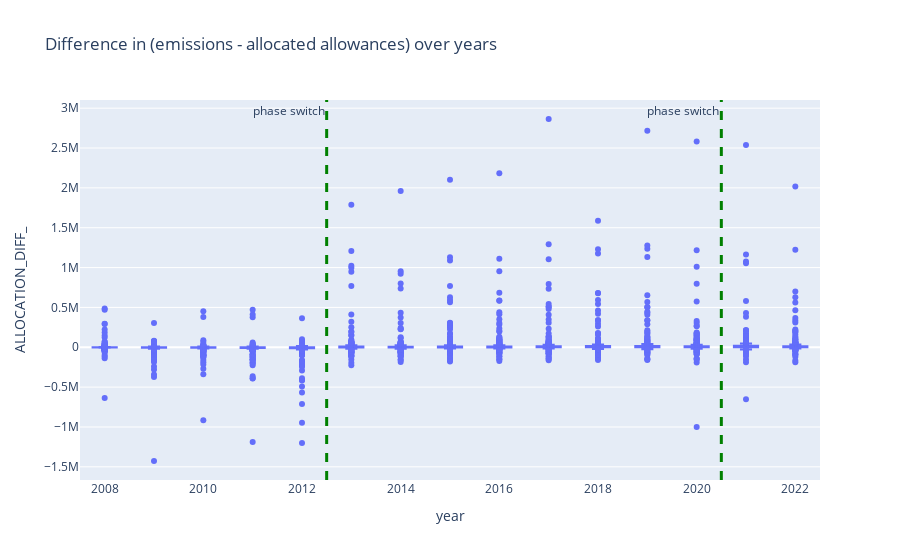

The code cell stored with this chart in its notebook:
### Code cell
import plotly.express as px
fig = px.box(df_free_allowances_melted, y="ALLOCATION_DIFF_", x='year', hover_data=['INSTALLATION_NAME'], title='Difference in (emissions - allocated allowances) over years')
# add vertical line between year 2012 and 2013 labeled 'phase switch'
fig.add_vline(x=2012.5, line_width=3, line_dash="dash", line_color="green", annotation_text="phase switch", annotation_position="top left")
fig.add_vline(x=2020.5, line_width=3, line_dash="dash", line_color="green", annotation_text="phase switch", annotation_position="top left")
fig.show()

### Figure 1 — Plotly figure (JSON) as saved in the notebook; plotly's stock layout.template omitted (floating-point values rounded to 4 significant figures; data arrays with more than 128 entries replaced by an {"elided": "..."} marker saying what was removed)
{"data": [{"alignmentgroup": "True", "customdata": {"elided": "3510x1 mixed values"}, "hovertemplate": "year=%{x}<br>ALLOCATION_DIFF_=%{y}<br>INSTALLATION_NAME=%{customdata[0]}<extra></extra>", "legendgroup": "", "marker": {"color": "#636efa"}, "name": "", "notched": false, "offsetgroup": "", "orientation": "v", "showlegend": false, "type": "box", "x": {"elided": "3510 int values"}, "x0": " ", "xaxis": "x", "y": {"elided": "3510 int values"}, "y0": " ", "yaxis": "y"}], "layout": {"annotations": [{"showarrow": false, "text": "phase switch", "x": 2012.0, "xanchor": "right", "xref": "x", "y": 1, "yanchor": "top", "yref": "y domain"}, {"showarrow": false, "text": "phase switch", "x": 2020.0, "xanchor": "right", "xref": "x", "y": 1, "yanchor": "top", "yref": "y domain"}], "boxmode": "group", "legend": {"tracegroupgap": 0}, "shapes": [{"line": {"color": "green", "dash": "dash", "width": 3}, "type": "line", "x0": 2012.0, "x1": 2012.0, "xref": "x", "y0": 0, "y1": 1, "yref": "y domain"}, {"line": {"color": "green", "dash": "dash", "width": 3}, "type": "line", "x0": 2020.0, "x1": 2020.0, "xref": "x", "y0": 0, "y1": 1, "yref": "y domain"}], "title": {"text": "Difference in (emissions - allocated allowances) over years"}, "xaxis": {"anchor": "y", "domain": [0, 1], "title": {"text": "year"}}, "yaxis": {"anchor": "x", "domain": [0, 1], "title": {"text": "ALLOCATION_DIFF_"}}}}
